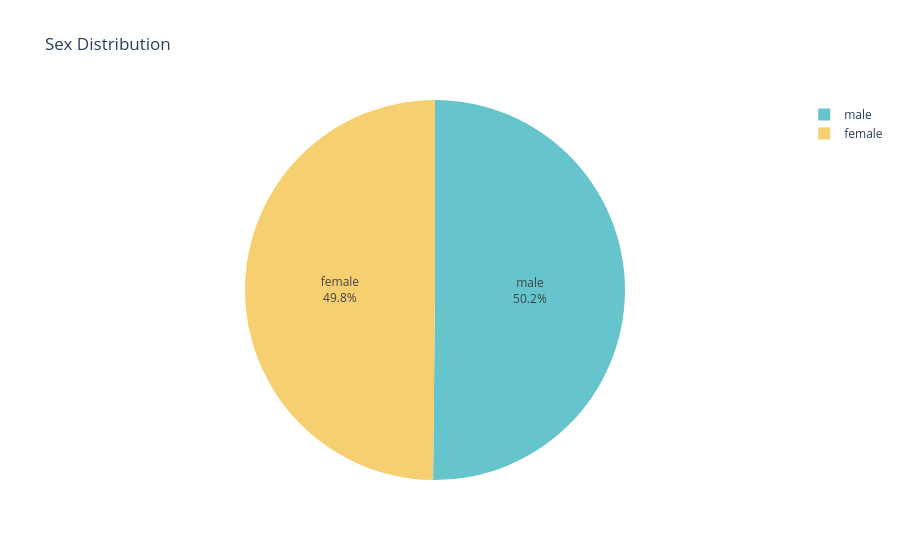

The notebook cell saved with this chart:
### Code cell
import plotly.express as px

sex_counts = df['sex'].value_counts().reset_index()
sex_counts.columns = ['sex', 'Count']

fig = px.pie(
    sex_counts,
    names='sex',
    values='Count',
    title='Sex Distribution',
    color_discrete_sequence=px.colors.qualitative.Pastel
)

fig.update_traces(textinfo='percent+label')
fig.show()

### Figure 1 — Plotly figure (JSON) as saved in the notebook; plotly's stock layout.template omitted (floating-point values rounded to 4 significant figures)
{"data": [{"domain": {"x": [0, 1], "y": [0, 1]}, "hovertemplate": "sex=%{label}<br>Count=%{value}<extra></extra>", "labels": ["male", "female"], "legendgroup": "", "name": "", "showlegend": true, "textinfo": "percent+label", "type": "pie", "values": [628, 624]}], "layout": {"legend": {"tracegroupgap": 0}, "piecolorway": ["rgb(102, 197, 204)", "rgb(246, 207, 113)", "rgb(248, 156, 116)", "rgb(220, 176, 242)", "rgb(135, 197, 95)", "rgb(158, 185, 243)", "rgb(254, 136, 177)", "rgb(201, 219, 116)", "rgb(139, 224, 164)", "rgb(180, 151, 231)", "rgb(179, 179, 179)"], "title": {"text": "Sex Distribution"}}}
